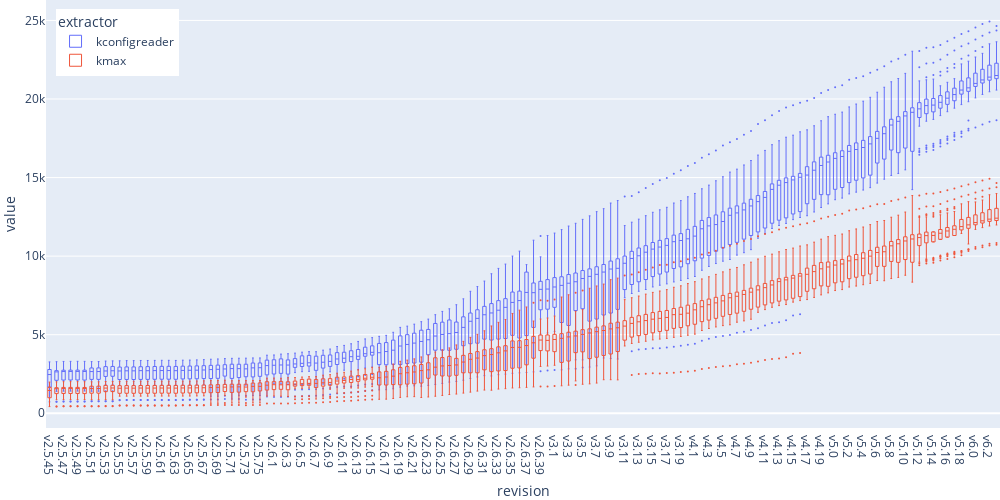

The notebook cell saved with this chart:
### Code cell
def plot_features_by_kind_per_revision(source):
    features_by_kind_per_revision = features_by_kind_per_architecture.groupby(['extractor', 'revision']) \
        .agg({f'#{source}_total_features': 'min', f'#{source}_common_features': 'min', f'#{source}_owned_features': 'sum'}).reset_index()
    features_by_kind_per_revision[f'#{source}_shared_features'] = features_by_kind_per_revision[f'#{source}_total_features'] \
        - features_by_kind_per_revision[f'#{source}_common_features'] \
        - features_by_kind_per_revision[f'#{source}_owned_features']
    features_by_kind_per_revision = pd.merge(df_kconfig[['committer_date', 'revision']].drop_duplicates(), features_by_kind_per_revision)

    # todo: currently only for kconfigreader
    # fig = px.bar(
    #     features_by_kind_per_revision.sort_values(by='committer_date'),
    #     x='revision',
    #     y=[f'#{source}_common_features', f'#{source}_shared_features', f'#{source}_owned_features'],
    #     labels=revision_labels({'value': 'Number of Features', 'variable': 'Feature Kind'}),
    #     facet_row='extractor'
    # )
    # fig = px.line(
    #     features_by_kind_per_revision.sort_values(by='committer_date'),
    #     x='revision',
    #     y=[f'#{source}_total_features'],
    #     labels=revision_labels({'value': 'Number of Features', 'variable': 'Feature Kind'}),
    #     color='extractor'
    # )
    # revision_x_axis(fig)
    # fig.update_layout(legend=dict(yanchor='top', y=0.98, xanchor='left', x=0.01))
    fig = px.box(
        df,
        x='revision',
        y=[f'#{source}_features'],
        color='extractor',
        boxmode='overlay'
    )
    style_boxplot(fig)
    return fig

show(plot_features_by_kind_per_revision('dimacs_no_dead'))

### Figure 1 — Plotly figure (JSON) as saved in the notebook; plotly's stock layout.template omitted (floating-point values rounded to 4 significant figures; data arrays with more than 128 entries replaced by an {"elided": "..."} marker saying what was removed)
{"data": [{"alignmentgroup": "True", "fillcolor": "rgba(0,0,0,0)", "hovertemplate": "extractor=kconfigreader<br>revision=%{x}<br>value=%{y}<extra></extra>", "legendgroup": "kconfigreader", "line": {"width": 1}, "marker": {"color": "#636efa", "size": 2}, "name": "kconfigreader", "notched": false, "offsetgroup": "kconfigreader", "orientation": "v", "showlegend": true, "type": "box", "x": {"elided": "3123 str values"}, "x0": " ", "xaxis": "x", "y": {"elided": "3123 int values"}, "y0": " ", "yaxis": "y"}, {"alignmentgroup": "True", "fillcolor": "rgba(0,0,0,0)", "hovertemplate": "extractor=kmax<br>revision=%{x}<br>value=%{y}<extra></extra>", "legendgroup": "kmax", "line": {"width": 1}, "marker": {"color": "#EF553B", "size": 2}, "name": "kmax", "notched": false, "offsetgroup": "kmax", "orientation": "v", "showlegend": true, "type": "box", "x": {"elided": "3146 str values"}, "x0": " ", "xaxis": "x", "y": {"elided": "3146 int values"}, "y0": " ", "yaxis": "y"}], "layout": {"boxmode": "overlay", "height": 500, "legend": {"title": {"text": "extractor"}, "tracegroupgap": 0, "x": 0.01, "xanchor": "left", "y": 0.98, "yanchor": "top"}, "margin": {"b": 0, "l": 0, "r": 0, "t": 0}, "width": 1000, "xaxis": {"anchor": "y", "domain": [0, 1], "title": {"text": "revision"}}, "yaxis": {"anchor": "x", "domain": [0, 1], "title": {"text": "value"}}}}
